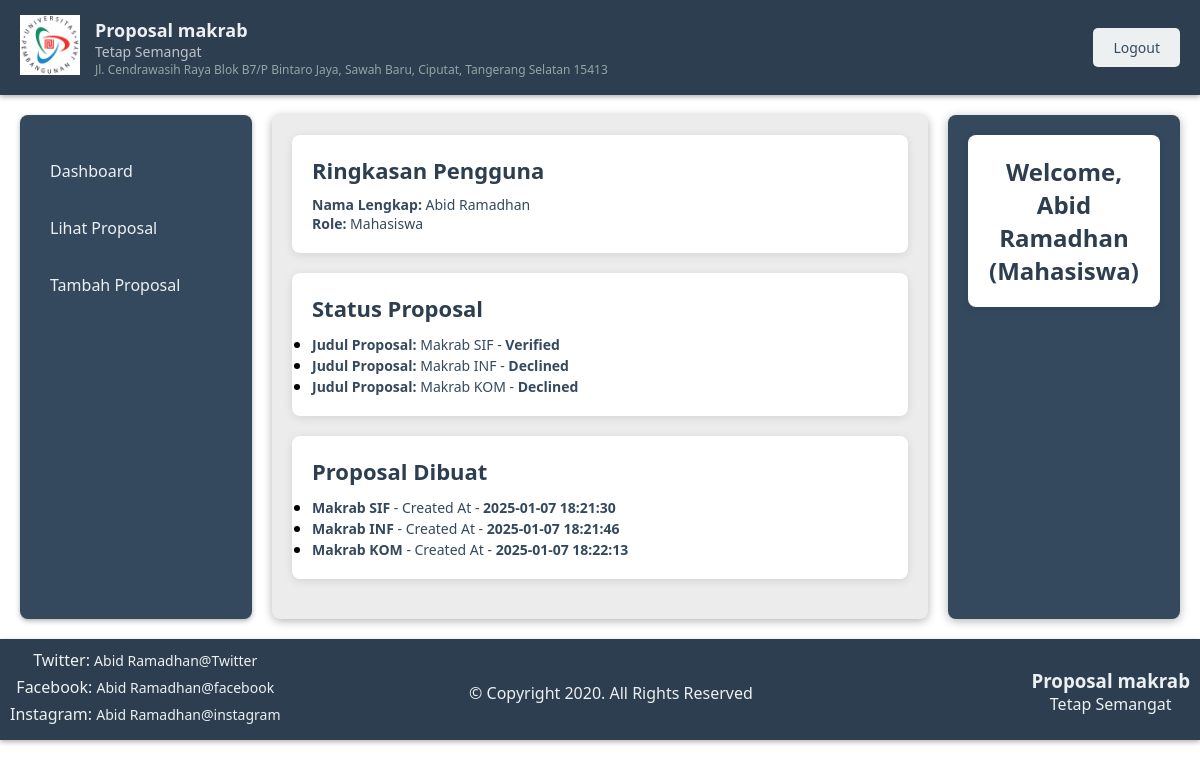
Screenshot of /dashboard.php (signed in) with the database file from the repository.
### tables this page shows
CREATE TABLE `footer_header` (
  `id` int(11) NOT NULL,
  `website_name` varchar(255) DEFAULT NULL,
  `slogan` varchar(255) DEFAULT NULL,
  `alamat` text NOT NULL
);

CREATE TABLE `users` (
  `id_user` int(11) NOT NULL,
  `username` varchar(50) NOT NULL,
  `password` varchar(255) NOT NULL,
  `kode_role` varchar(3) NOT NULL,
  `nama_lengkap` varchar(100) NOT NULL,
  `created_at` datetime DEFAULT current_timestamp(),
  `role` varchar(50) DEFAULT NULL
);

CREATE TABLE `proposal` (
  `id` int(11) NOT NULL,
  `title` varchar(255) NOT NULL,
  `description` text NOT NULL,
  `koordinator_hima` enum('Setuju','Tidak Setuju','Pending') DEFAULT 'Pending',
  `kaprodi` enum('Setuju','Tidak Setuju','Pending') DEFAULT 'Pending',
  `fakultas` enum('Setuju','Tidak Setuju','Pending') DEFAULT 'Pending',
  `bkal` enum('Setuju','Tidak Setuju','Pending') DEFAULT 'Pending',
  `created_by` int(11) NOT NULL,
  `created_at` timestamp NOT NULL DEFAULT current_timestamp(),
  `updated_at` timestamp NOT NULL DEFAULT current_timestamp() ON UPDATE current_timestamp(),
  `file_path` varchar(255) DEFAULT NULL,
  `status` enum('Pending','Verified','Declined','Updated') DEFAULT 'Pending'
);

### dashboard.php (the view, shortened to what this page needs)
<?php
$user = $_SESSION['user'];
include 'config/db.php';
$footerQuery = "SELECT * FROM users LIMIT 1";
$sloganQuery = "SELECT * FROM footer_header LIMIT 1";
$proposalQuery = "SELECT * FROM proposal";
$footerResult = $conn->query($footerQuery);
$footerSloganResult = $conn->query($sloganQuery);
$proposalResult = $conn->query($proposalQuery);
$footerSlogan = $footerSloganResult->num_rows > 0 ? $footerSloganResult->fetch_assoc() : ['website_name' => 'N/A', 'slogan' => 'N/A', 'alamat' => 'N/A'];
$proposal = $proposalResult->num_rows > 0 ? $proposalResult->fetch_assoc() : ['title' => '', 'status' => '', 'created_at' => ''];
$proposal1 = $proposalResult->num_rows > 1 ? $proposalResult->fetch_assoc() : ['title' => '', 'status' => '', 'created_at' => ''];
$proposal2 = $proposalResult->num_rows > 2 ? $proposalResult->fetch_assoc() : ['title' => '', 'status' => '', 'created_at' => ''];
?>
<!DOCTYPE html>
<html>
<head>
</head>
<body>
    <header>
        <div class="header-content">
            <div class="header-logo">
                <img src="logo-upj.jpg" alt="Logo">
            </div>
            <div class="header-text">
                <h3><?php echo htmlspecialchars($footerSlogan['website_name']); ?></h3>
                <p class="slogan"><?php echo htmlspecialchars($footerSlogan['slogan']); ?></p>
                <p class="alamat"><?php echo htmlspecialchars($footerSlogan['alamat']); ?></p>
            </div>
        </div>
        <a href="logout.php" class="btn-logout">Logout</a>
    </header>
    <div class="container">
        <nav>
            <ul>
                <li><a href="dashboard.php">Dashboard</a></li>
                <li><a href="javascript:void(1);" id="lihat-proposal-btn">Lihat Proposal</a></li>
                <?php if ($user['role'] !== 'Kaprodi' && $user['role'] !== 'Koordinator HIMA' && $user['role'] !== 'Fakultas' && $user['role'] !== 'Biro Kemahasiswaan Alumni'): ?>
                <li><a href="javascript:void(1);" id="tambah-proposal-btn">Tambah Proposal</a></li>
                <?php endif; ?>
            </ul>
        </nav>
        <section id="content-area">
            <div class="card">
                <h2>Ringkasan Pengguna</h2>
                <p><strong>Nama Lengkap:</strong> <?php echo htmlspecialchars($user['nama_lengkap']); ?></p>
                <p><strong>Role:</strong> <?php echo htmlspecialchars($user['role']); ?></p>
            </div>
        <div class="card">
            <h2>Status Proposal</h2>
                <ul>
                    <li><p><strong>Judul Proposal:</strong> <?php echo htmlspecialchars($proposal['title']); ?> - <strong><?php echo htmlspecialchars($proposal['status']); ?></strong></p></li>
                    <li><p><strong>Judul Proposal:</strong> <?php echo htmlspecialchars($proposal1['title']); ?> - <strong><?php echo htmlspecialchars($proposal1['status']); ?></strong></p></li>
                    <li><p><strong>Judul Proposal:</strong> <?php echo htmlspecialchars($proposal2['title']); ?> - <strong><?php echo htmlspecialchars($proposal2['status']); ?></strong></p></li>
                </ul>
        </div>
        <div class="card">
            <h2>Proposal Dibuat</h2>
                <ul>
                    <li><p><strong><?php echo htmlspecialchars($proposal['title']); ?></strong> - Created At - <strong><?php echo htmlspecialchars($proposal['created_at']); ?></strong></p></li>
                    <li><p><strong><?php echo htmlspecialchars($proposal1['title']); ?></strong> - Created At - <strong><?php echo htmlspecialchars($proposal1['created_at']); ?></strong></p></li>
                    <li><p><strong><?php echo htmlspecialchars($proposal2['title']); ?></strong> - Created At - <strong><?php echo htmlspecialchars($proposal2['created_at']); ?></strong></p></li>
                </ul>
        </div>
        </section>
        <aside>
            <div class="card">
                <h1>Welcome, <?php echo htmlspecialchars($user['nama_lengkap']); ?> (<?php echo htmlspecialchars($user['role']); ?>)</h1>
            </div>
        </aside>
    </div>
    <footer>
        <div class="social-media">
            <ul>
                <li>Twitter: <a href="https://twitter.com/akun"><?php echo htmlspecialchars($user['nama_lengkap']); ?>@Twitter</a></li>
                <li>Facebook: <a href="https://facebook.com/akun"><?php echo htmlspecialchars($user['nama_lengkap']); ?>@facebook</a></li>
                <li>Instagram: <a href="https://instagram.com/akun"><?php echo htmlspecialchars($user['nama_lengkap']); ?>@instagram</a></li>
            </ul>
        </div>
        <div class="copyright">
            <p>&copy; Copyright 2020. All Rights Reserved</p>
        </div>
        <div class="web-info">
            <h3><?php echo htmlspecialchars($footerSlogan['website_name']); ?></h3>
            <p><?php echo htmlspecialchars($footerSlogan['slogan']); ?></p>
        </div>
    </footer>
</body>
</html>

### dashboard.php (style rules this page uses)
* { margin: 0; padding: 0; box-sizing: border-box; }
body { font-family: 'Segoe UI', Tahoma, Geneva, Verdana, sans-serif; display: flex; flex-direction: column; min-height: 100vh; background-color:rgb(255, 255, 255); }
h1 { text-align: center; color: #2c3e50; }
header { display: flex; align-items: center; justify-content: space-between; background-color: #2c3e50; color: #ecf0f1; box-shadow: 0 2px 5px rgba(0, 0, 0, 0.3); padding: 15px 20px; }
.header-content { display: flex; align-items: center; gap: 15px; }
.header-logo img { width: 60px; height: 60px; object-fit: cover; }
.header-text h3 { font-size: 18px; color: #ecf0f1; }
.header-text .slogan { font-size: 14px; color: #bdc3c7; }
.header-text .alamat { font-size: 12px; color: #95a5a6; }
.btn-logout { background-color: #ecf0f1; color: #34495e; text-decoration: none; padding: 10px 20px; border-radius: 5px; font-size: 14px; transition: background-color 0.3s ease; }
.container { display: flex; flex-wrap: wrap; gap: 20px; padding: 20px; }
nav { width: 100%; background-color: #34495e; padding: 20px; border-radius: 8px; box-shadow: 0 2px 5px rgba(0, 0, 0, 0.3); transition: transform 0.3s ease, box-shadow 0.3s ease; }
nav ul { list-style: none; }
nav ul li { margin: 15px 0; }
nav ul li a { text-decoration: none; color: #ecf0f1; font-size: 16px; display: block; padding: 10px; transition: background-color 0.3s ease, padding-left 0.3s ease; }
section { flex: 1; background-color:rgb(236, 236, 236); padding: 20px; border-radius: 8px; box-shadow: 0 2px 10px rgba(0, 0, 0, 0.3); transition: transform 0.3s ease, box-shadow 0.3s ease; }
aside { width: 100%; background-color: #34495e; padding: 20px; border-radius: 8px; box-shadow: 0 2px 10px rgba(0, 0, 0, 0.3); transition: transform 0.3s ease, box-shadow 0.3s ease; }
footer { background-color: #2c3e50; padding: 10px; color: #ecf0f1; display: flex; flex-wrap: wrap; justify-content: space-between; box-shadow: 0 2px 5px rgba(0, 0, 0, 0.3); gap: 10px; }
footer .social-media, footer .copyright, footer .web-info { text-align: center; }
footer .copyright { margin-top: 33px; margin-right: 90px; }
footer .web-info { margin-top: 19px; }
footer .social-media ul { list-style: none; padding: 0; }
footer .social-media ul li { margin-bottom: 5px; }
footer .social-media ul li a { text-decoration: none; color: #ecf0f1; font-size: 14px; }
.card { background-color:rgb(255, 255, 255); border-radius: 8px; padding: 20px; margin-bottom: 20px; box-shadow: 0 2px 10px rgba(0, 0, 0, 0.1); transition: transform 0.3s ease, box-shadow 0.3s ease; }
.card h2 { font-size: 22px; margin-bottom: 10px; color: #2c3e50; }
.card p { font-size: 14px; color: #34495e; }
.container { display: flex; flex-wrap: nowrap; }
nav { width: 25%; }
section { width: 50%; }
aside { width: 25%; }
@media (min-width: 768px) { .container { flex-wrap: nowrap; } }
@media (min-width: 768px) { nav { width: 20%; } }
@media (min-width: 768px) { section { width: 60%; } }
@media (min-width: 768px) { aside { width: 20%; } }

### rows the page displays
footer_header: website_name "Proposal makrab", slogan "Tetap Semangat", alamat "Jl. Cendrawasih Raya Blok B7/P Bintaro Jaya, Sawah Baru, Ciputat, Tangerang Selatan 15413"
users: nama_lengkap "Abid Ramadhan", role "Mahasiswa"
proposal: title "Makrab SIF", status "Verified", created_at "2025-01-07 18:21:30"
proposal: title "Makrab INF", status "Declined", created_at "2025-01-07 18:21:46"
proposal: title "Makrab KOM", status "Declined", created_at "2025-01-07 18:22:13"
